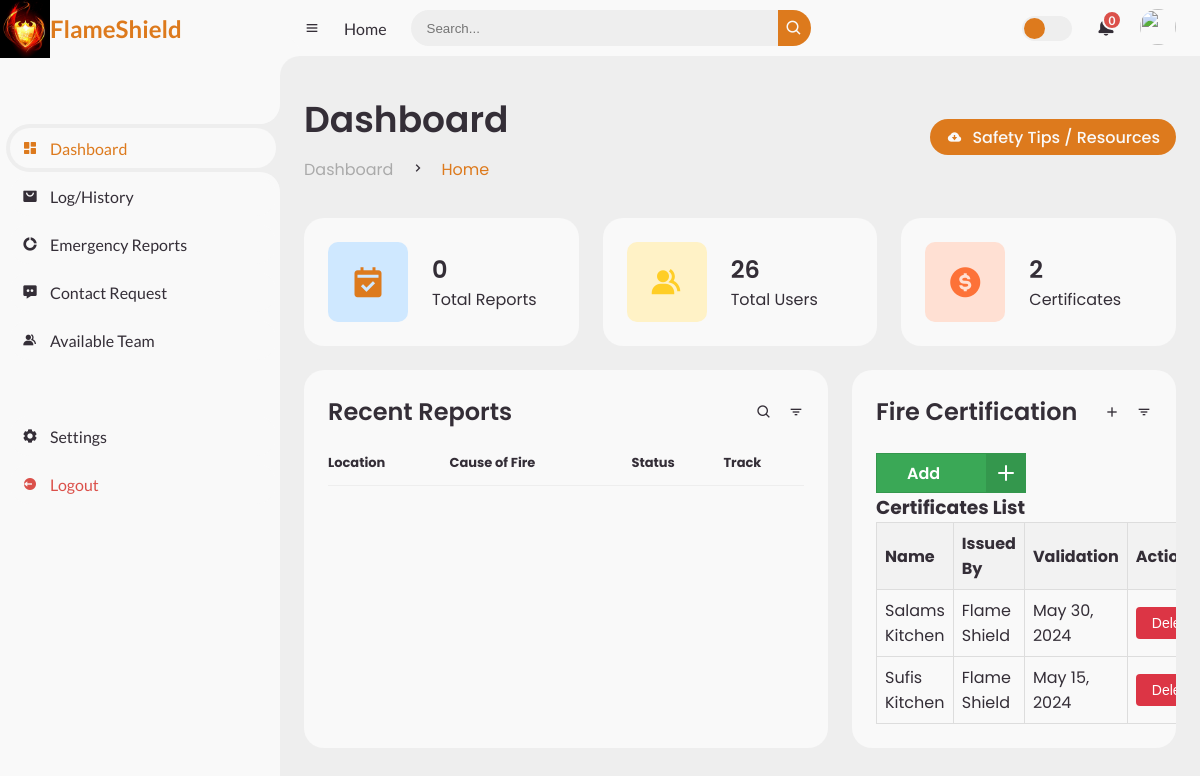
Page /dashboard/ on the earlier database version.
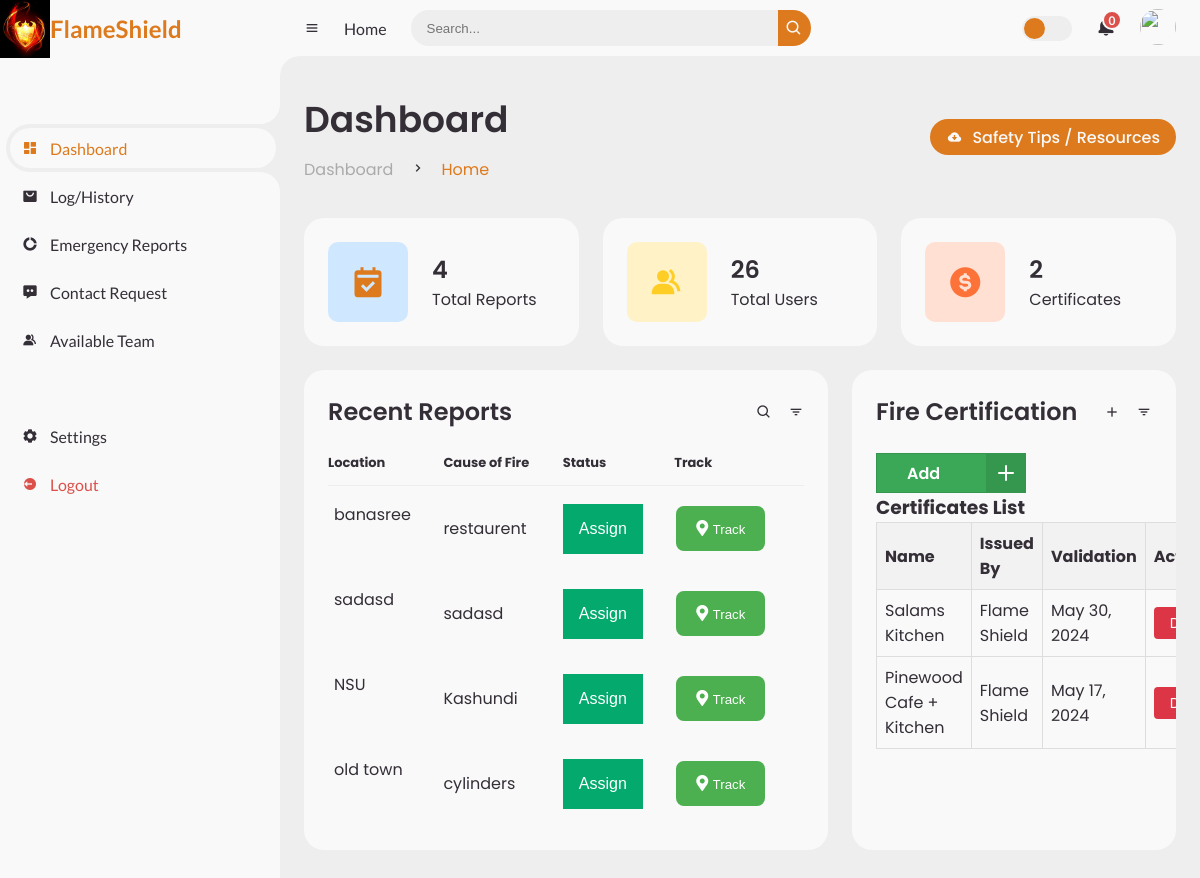
Same page on the later database version.
### app1/models.py (models this page shows)
class addRestaurentModel(models.Model) :
    commpanyName = models.CharField(max_length=50)
    issuedBy = models.CharField(max_length=50)
    expiryDate = models.DateField()
    message = models.TextField()

class report(models.Model) :
    location = models.CharField(max_length=50)
    cause = models.CharField(max_length=50)
    damage = models.CharField(max_length=50)
    comments = models.TextField()
    latitude = models.FloatField()
    longitude = models.FloatField()

### app1/views.py (the view)
# urls.py: path('dashboard/', views.dashboardView, name= 'dashboardView'),
def dashboardView(request):
    reports = report.objects.filter()
    report_count= len(reports)
    all_users = User.objects.all()
    user_count = len(all_users)
    all_certificates = addRestaurentModel.objects.filter()
    certificates_count = len(all_certificates)
    restaurents = addRestaurentModel.objects.filter()
    notification = contactUsModel.objects.filter()
    notification_count = len(notification)
    availableTeam = team.objects.filter()
    args = {
        "reports": reports,
        "report_count":report_count,
        "user_count":user_count,
        "certificates_count":certificates_count,
        "restaurents":restaurents,
        "notification_count":notification_count,
        "availableTeam":availableTeam
    }
    return render(request, 'adminDashboard.html', args)

### templates/adminDashboard.html (shortened to what the changed rows need)
{% load static %}
<!DOCTYPE html>
<html lang="en">
<head>
	<link href='https://unpkg.com/boxicons@2.0.9/css/boxicons.min.css' rel='stylesheet'>
	<link rel="stylesheet" href="https://cdnjs.cloudflare.com/ajax/libs/font-awesome/5.15.4/css/all.min.css">
	<link rel="stylesheet" href="{% static 'style.css' %}">
</head>
<body>
	<section id="content">
		<main>
			<div class="head-title">
				<div class="left">
					<h1>Dashboard</h1>
				</div>
			</div>
			<ul class="box-info">
				<li>
					<span class="text">
						<h3>{{report_count}}</h3>
						<p>Total Reports</p>
					</span>
				</li>
			</ul>
			<div class="table-data">
				<div class="order">
					<table>
						<thead>
							<tr>
								<th>Location</th>
								<th>Cause of Fire</th>
								<th>Status</th>
								<th>Track</th>
							</tr>
						</thead>
						<tbody>
						{% for i in reports %}
							<tr>
								<td>
									<p>{{i.location}}</p>
								</td>
								<td>{{i.cause}}</td>
								<td>
									<div class="dropdown">
										<button class="dropbtn">Assign</button>
									</div>
								</td>
								<form action ="{% url 'map' i.id %}" method="POST">
									<td>
										<span class="track-button">
										  <i class="fas fa-map-marker-alt icon"></i>
										  <input type="submit" name="track" value="Track" style="background-color: transparent; border: none; color: inherit; cursor: inherit;">
										</span>
									  </td>
							</form>
							</tr>
						{% endfor %}
						</tbody>
					</table>
				</div>
				<div class="todo">
					  <table class="restaurant-table">
						<thead>
							<tr>
								<th>Name</th>
								<th>Issued By</th>
								<th>Validation</th>
								<th>Action</th>
							</tr>
						</thead>
						<tbody>
							{% for restaurant in restaurents %}
							<tr>
								<td>{{ restaurant.commpanyName }}</td>
								<td>{{ restaurant.issuedBy }}</td>
								<td>{{ restaurant.expiryDate }}</td>
								<td>
									<form method="POST" action="{% url 'deleteCertificate' restaurant.id %}">
										<button type="submit" class="delete-button">Delete</button>
									</form>
								</td>
							</tr>
							{% endfor %}
						</tbody>
					</table>
				</div>
			</div>
		</main>
	</section>
</body>
</html>

Differences in the rows shown:
removed addRestaurentModel: commpanyName "Sufis Kitchen", issuedBy "Flame Shield", expiryDate "May 15, 2024"
added report: location "banasree", cause "restaurent"
added report: location "sadasd", cause "sadasd"
added report: location "NSU", cause "Kashundi"
added report: location "old town", cause "cylinders"
added addRestaurentModel: commpanyName "Pinewood Cafe + Kitchen", issuedBy "Flame Shield", expiryDate "May 17, 2024"
Other differences:
{{ report_count }}: "0" → "4"
